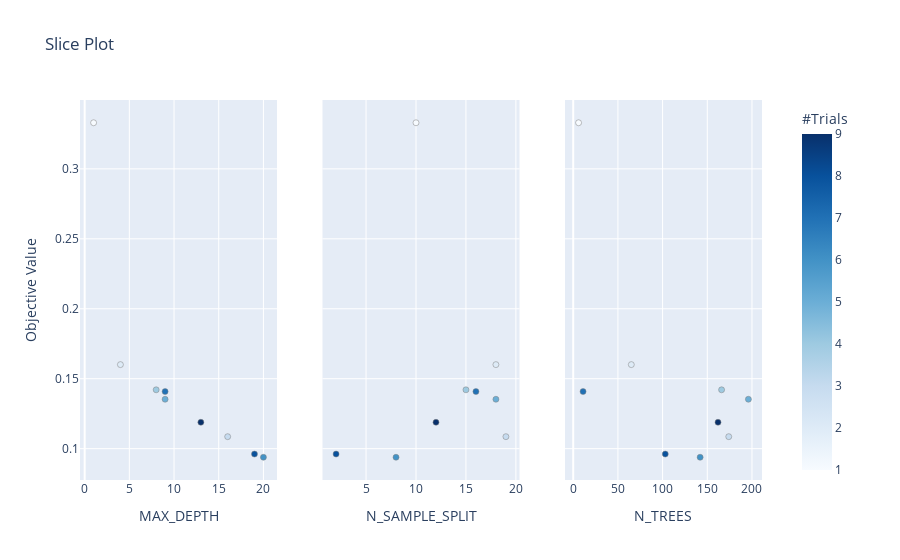

Notebook code for this chart:
### Code cell
optuna.visualization.plot_slice(study, params=['N_TREES','MAX_DEPTH','N_SAMPLE_SPLIT'])

### Figure 1 — Plotly figure (JSON) as saved in the notebook; plotly's stock layout.template omitted (floating-point values rounded to 4 significant figures)
{"data": [{"marker": {"color": [1, 2, 3, 4, 5, 6, 7, 8, 9], "colorbar": {"title": {"text": "#Trials"}, "x": 1, "xpad": 40}, "colorscale": [[0, "rgb(247,251,255)"], [0.125, "rgb(222,235,247)"], [0.25, "rgb(198,219,239)"], [0.375, "rgb(158,202,225)"], [0.5, "rgb(107,174,214)"], [0.625, "rgb(66,146,198)"], [0.75, "rgb(33,113,181)"], [0.875, "rgb(8,81,156)"], [1, "rgb(8,48,107)"]], "line": {"color": "Grey", "width": 0.5}, "showscale": true}, "mode": "markers", "showlegend": false, "type": "scatter", "x": [1, 4, 16, 8, 9, 20, 9, 19, 13], "xaxis": "x", "y": [0.3329, 0.1601, 0.1086, 0.1421, 0.1353, 0.09386, 0.1408, 0.09614, 0.1189], "yaxis": "y"}, {"marker": {"color": [1, 2, 3, 4, 5, 6, 7, 8, 9], "colorbar": {"title": {"text": "#Trials"}, "x": 1, "xpad": 40}, "colorscale": [[0, "rgb(247,251,255)"], [0.125, "rgb(222,235,247)"], [0.25, "rgb(198,219,239)"], [0.375, "rgb(158,202,225)"], [0.5, "rgb(107,174,214)"], [0.625, "rgb(66,146,198)"], [0.75, "rgb(33,113,181)"], [0.875, "rgb(8,81,156)"], [1, "rgb(8,48,107)"]], "line": {"color": "Grey", "width": 0.5}, "showscale": false}, "mode": "markers", "showlegend": false, "type": "scatter", "x": [10, 18, 19, 15, 18, 8, 16, 2, 12], "xaxis": "x2", "y": [0.3329, 0.1601, 0.1086, 0.1421, 0.1353, 0.09386, 0.1408, 0.09614, 0.1189], "yaxis": "y2"}, {"marker": {"color": [1, 2, 3, 4, 5, 6, 7, 8, 9], "colorbar": {"title": {"text": "#Trials"}, "x": 1, "xpad": 40}, "colorscale": [[0, "rgb(247,251,255)"], [0.125, "rgb(222,235,247)"], [0.25, "rgb(198,219,239)"], [0.375, "rgb(158,202,225)"], [0.5, "rgb(107,174,214)"], [0.625, "rgb(66,146,198)"], [0.75, "rgb(33,113,181)"], [0.875, "rgb(8,81,156)"], [1, "rgb(8,48,107)"]], "line": {"color": "Grey", "width": 0.5}, "showscale": false}, "mode": "markers", "showlegend": false, "type": "scatter", "x": [6, 65, 174, 166, 196, 142, 11, 103, 162], "xaxis": "x3", "y": [0.3329, 0.1601, 0.1086, 0.1421, 0.1353, 0.09386, 0.1408, 0.09614, 0.1189], "yaxis": "y3"}], "layout": {"title": {"text": "Slice Plot"}, "xaxis": {"anchor": "y", "domain": [0, 0.2889], "title": {"text": "MAX_DEPTH"}}, "xaxis2": {"anchor": "y2", "domain": [0.3556, 0.6444], "title": {"text": "N_SAMPLE_SPLIT"}}, "xaxis3": {"anchor": "y3", "domain": [0.7111, 1], "title": {"text": "N_TREES"}}, "yaxis": {"anchor": "x", "domain": [0, 1], "title": {"text": "Objective Value"}}, "yaxis2": {"anchor": "x2", "domain": [0, 1], "matches": "y", "showticklabels": false}, "yaxis3": {"anchor": "x3", "domain": [0, 1], "matches": "y", "showticklabels": false}}}
